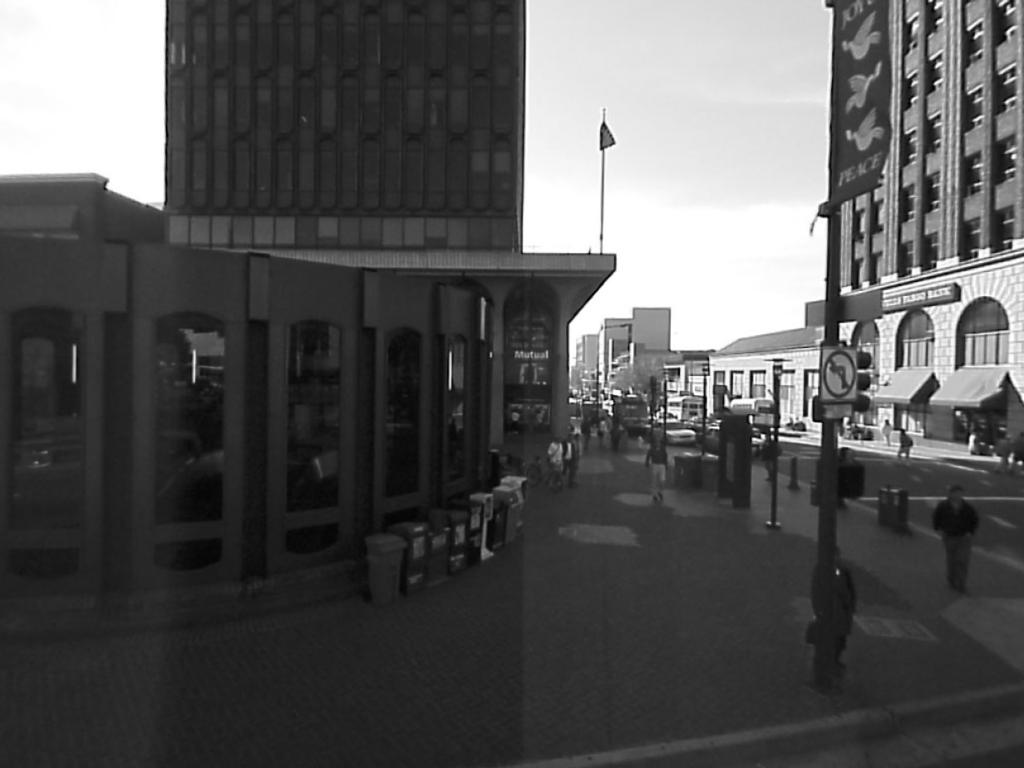
#> input picture resim.jpg, 1024 x 768 px
$ python clahe.py
#> lines starting #> are read from the running program, lines starting #| are printed output that depends on the picture
# CLAHE
import cv2
import matplotlib.pyplot as plt

img = cv2.imread("resim.jpg", 0)
#> img is the input picture: shape (768, 1024); min 0, max 255, mean 86.5
claheTek = cv2.createCLAHE(clipLimit=2.0, tileGridSize=(8, 8))
# CLAHE işlemi
clahe_image = claheTek.apply(img)
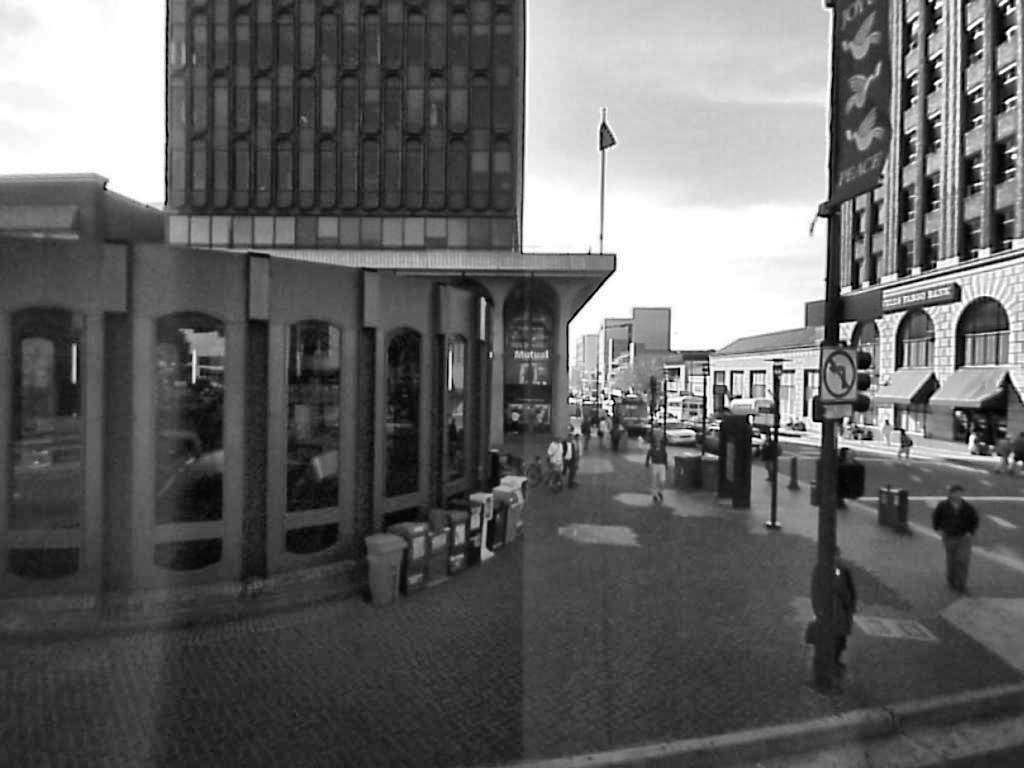
#> clahe_image: shape (768, 1024); min 0, max 255, mean 100.8
plt.figure(figsize=(12, 12))
plt.subplot(221)
plt.title("Orjinal resim")
plt.imshow(img, cmap="gray")
plt.subplot(222)
plt.title("Histogram - Orjinal resim")
plt.hist(img.ravel(), bins=256, range=[0, 256], color="black", alpha=0.7)
plt.subplot(223)
plt.title("CLAHE işlenmiş Image")
plt.imshow(clahe_image, cmap="gray")
plt.subplot(224)
plt.title("Histogram - CLAHE Uygulaması")
plt.hist(clahe_image.ravel(), bins=256, range=[0, 256], color="black", alpha=0.7)
plt.show()
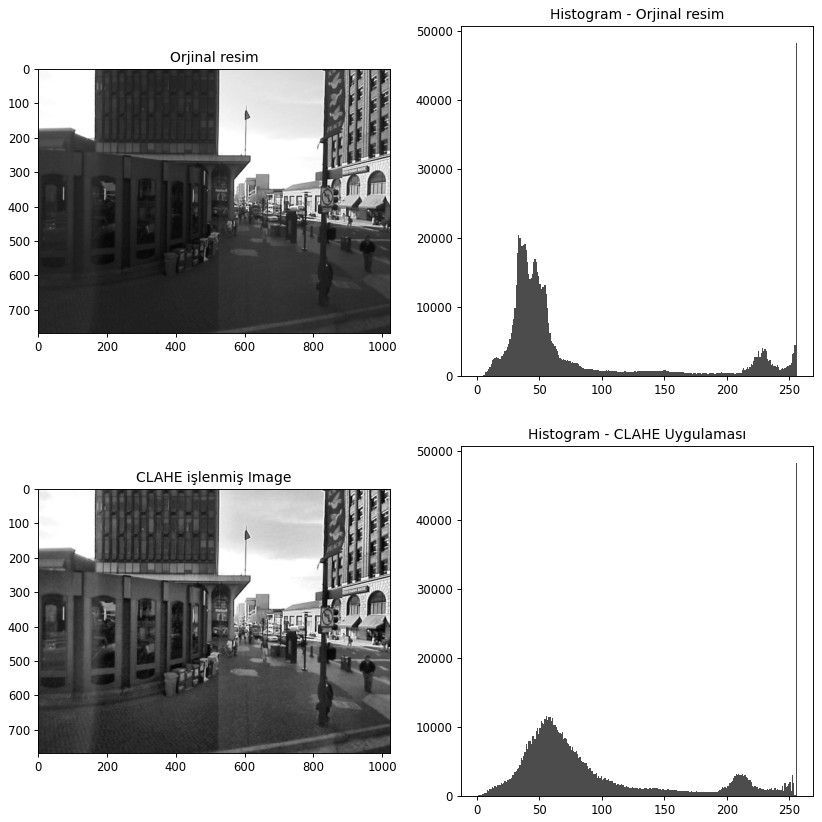
#> figure drawn by matplotlib, 4 panels; panel 2: tallest bar 48305 high, from x = 255 to 256; panel 4: tallest bar 48319 high, from x = 255 to 256
